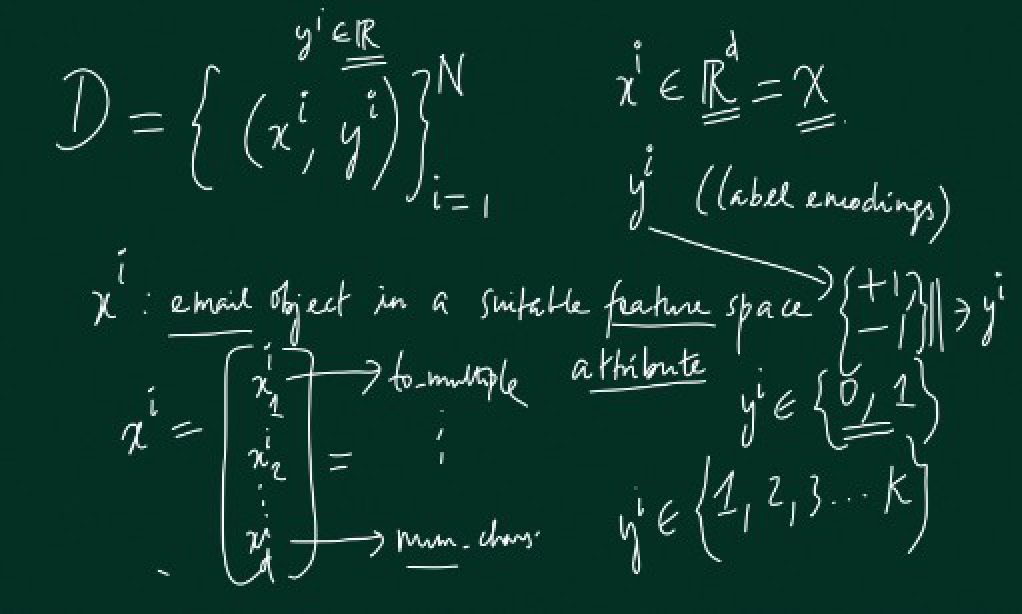
#> input picture data/ie643_lec02_page005.jpg, 2044 x 1228 px, found by its file name (shown at 1/2 size)
$ python preprocess.py
#> lines starting #> are read from the running program, lines starting #| are printed output that depends on the picture; after the words box and inside, x2 and y2 are one past the last pixel; in counts of white or black regions, pixels touching at a corner belong together
"""Stage 1: OpenCV preprocessing for handwritten note pages.

Produces a cropped, illumination-normalised, contrast-enhanced, denoised page
image ready for layout analysis (Stage 2) and VLM recognition (Stage 3).

Pipeline order:
    page crop/warp -> (optional) deskew -> resize -> illumination -> CLAHE -> denoise

Design notes
- We deliberately do NOT hard-binarize the output used for VLM training. Qwen2.5-VL
  consumes full colour/grayscale images, and binarization throws away shading,
  pen colour and diagram detail the VLM can use. `binarize()` is a debug view only.
- Deskew is OFF by default. Photos are already straightened by the page-boundary
  perspective warp, and the pages in our dataset are essentially upright. The
  projection-profile estimator below recovers a known tilt on dense ruled notebook
  pages but not on chalkboard equations (it measures text lines, which a board
  does not have), so it is opt-in (`deskew=True`) with a strict confidence gate.
  The earlier minAreaRect-of-all-ink estimator rotated ~80% of straight digital
  pages by up to ~14 degrees and was removed.
- Resizing happens before denoising: non-local-means is slow and the chalkboard
  frames are 7168 px wide.
"""
import cv2
import numpy as np


class NotesPreprocessor:
    def __init__(self, target_long_edge: int = 2000, deskew: bool = False,
                 normalize_illumination: bool = True):
        self.target_long_edge = target_long_edge
        self.deskew = deskew
        self.normalize_illumination = normalize_illumination

    def process(self, image_path: str) -> np.ndarray:
        return self.process_with_info(image_path)[0]

    def process_with_info(self, image_path: str):
        """Return (image, info). `info` records what each step did, for QA reports."""
#> called with image_path = 'data/raw_scans/ie643_lec02_page005.jpg'
        img = cv2.imread(image_path)
#> img is the input picture: shape (1228, 2044, 3); mean B, G, R 42.8, 55, 13
        if img is None:
            raise FileNotFoundError(image_path)
        info = {"in_w": img.shape[1], "in_h": img.shape[0]}
        img = self._remove_borders(img, info)
        img = self._correct_skew(img, info)
        img = self._normalize_resolution(img, info)
        img = self._flatten_illumination(img, info)
        img = self._enhance_contrast(img)
        img = self._denoise(img)
        info["out_w"], info["out_h"] = img.shape[1], img.shape[0]
        return img, info

    # [9 lines left out: function binarize, not called in this run]

    # ---- step 1: background removal -------------------------------------------------

    def _remove_borders(self, img: np.ndarray, info: dict) -> np.ndarray:
        """Crop to just the page, discarding desk/hand/background clutter.

        Tries real document-boundary detection first (Canny edges, close gaps, fit a
        rotated rectangle, perspective-warp it flat). Falls back to a brightness
        bounding-box crop when no confident page boundary exists (chalkboard frames
        and digital-ink pages have no physical page edge to find).
        """
        quad, frac = self._find_page_quad(img)
        info["page_frac"] = round(frac, 3)
        if quad is not None:
            info["crop"] = "quad"
            return self._warp_to_quad(img, quad)
        info["crop"] = "brightness"
        if cv2.cvtColor(img, cv2.COLOR_BGR2GRAY).mean() >= 100:
            img, removed = self._whiten_background(img)
            info["bg_removed"] = round(removed, 3)
            if removed:
                info["crop"] = "whiten+brightness"
        return self._crop_by_brightness(img)

    # [25 lines left out: function _whiten_background, not called in this run]

    def _find_page_quad(self, img: np.ndarray, min_area_frac: float = 0.8,
                        min_aspect: float = 0.6, margin: float = 0.02):
        """Rotated bounding rectangle of the largest edge shape, or (None, frac).

        Real photos rarely give a clean unbroken 4-corner outline (busy background
        texture fragments the page edge), so we close small gaps first and fit a
        rotated rect rather than requiring exactly 4 polygon corners.
        """
#> called with min_area_frac = 0.8, min_aspect = 0.6, margin = 0.02
        gray = cv2.cvtColor(img, cv2.COLOR_BGR2GRAY)
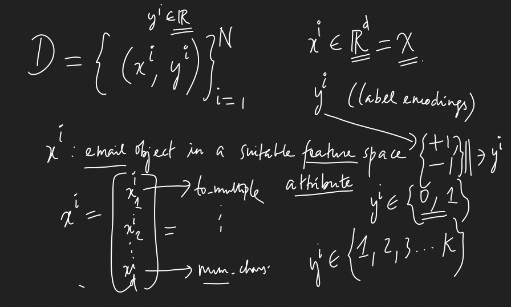
#> gray: shape (1228, 2044) (shown at 1/4 size); min 17, max 255, mean 40.8
#> in _remove_borders, `quad, frac = self._find_page_quad(img)`: frac = 0
        if gray.mean() < 100:
            # Dark background = chalkboard frame or dark-mode screenshot: there is no
            # physical page edge, and the largest edge shape is just a block of strokes.
            # Warping to it cropped away most of the board on some pages.
            return None, 0.0
        blurred = cv2.GaussianBlur(gray, (5, 5), 0)
        edges = cv2.Canny(blurred, 30, 100)
        edges = cv2.morphologyEx(edges, cv2.MORPH_CLOSE, np.ones((15, 15), np.uint8))
        contours, _ = cv2.findContours(edges, cv2.RETR_EXTERNAL, cv2.CHAIN_APPROX_SIMPLE)
        if not contours:
            return None, 0.0
        c = max(contours, key=cv2.contourArea)
        (_, _), (w, h), _ = rect = cv2.minAreaRect(c)
        frac = w * h / (img.shape[0] * img.shape[1])
        if frac < min_area_frac:
            return None, frac  # too small to plausibly be the whole page
        if min(w, h) / max(w, h) < min_aspect:
            return None, frac  # not page-shaped: part of a page, or page plus clutter
        # Grow the fitted rectangle a little: it hugs the paper edge, and writing that
        # runs to the edge was being clipped (last line of ie802_notes_page033).
        (cx, cy), _, angle = rect
        rect = ((cx, cy), (w * (1 + 2 * margin), h * (1 + 2 * margin)), angle)
        return cv2.boxPoints(rect).astype("float32"), frac

    # [16 lines left out: function _warp_to_quad, not called in this run]

    def _crop_by_brightness(self, img: np.ndarray) -> np.ndarray:
        gray = cv2.cvtColor(img, cv2.COLOR_BGR2GRAY)
        _, thresh = cv2.threshold(gray, 0, 255, cv2.THRESH_BINARY + cv2.THRESH_OTSU)
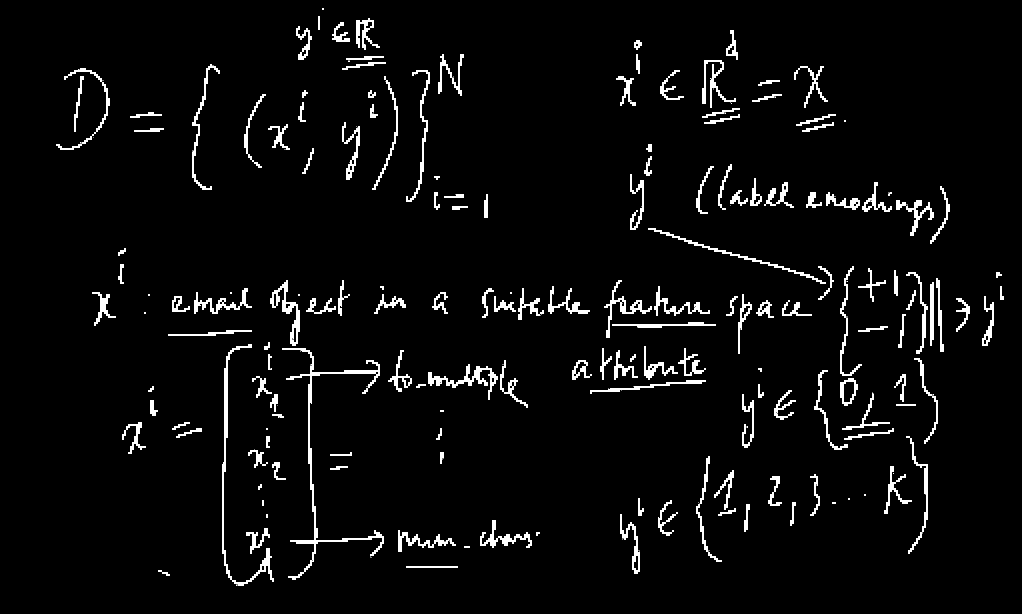
#> thresh: shape (1228, 2044) (shown at 1/2 size); 4.2% white; 222 white regions (65 under 20 px), largest, box (x1, y1, x2, y2) and area: (564, 696, 768, 1160) 5709, (444, 688, 548, 1172) 3960, (856, 728, 996, 800) 2350
        coords = cv2.findNonZero(255 - thresh if thresh.mean() > 127 else thresh)
#> coords = contour of 105992 points, box (x1, y1, x2, y2) (112, 16, 2008, 1172), area 572399
        if coords is None:
            return img
        x, y, w, h = cv2.boundingRect(coords)
#> x = 112; y = 16; w = 1896; h = 1156
        pad = int(0.01 * max(w, h))
#> pad = 18
        x0, y0 = max(0, x - pad), max(0, y - pad)
#> x0 = 94; y0 = 0
        x1, y1 = min(img.shape[1], x + w + pad), min(img.shape[0], y + h + pad)
#> x1 = 2026; y1 = 1190
        return img[y0:y1, x0:x1]
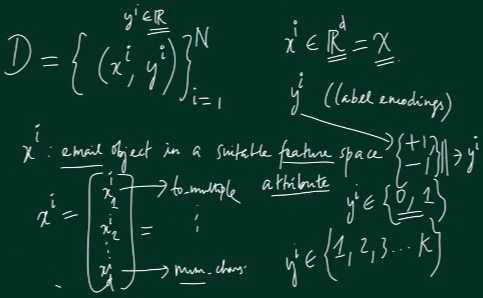
#> returned value: shape (1190, 1932, 3) (shown at 1/4 size); mean of channels 0, 1, 2 43.5, 55.7, 13.8; drawn as B, G, R

    # ---- step 2: skew ---------------------------------------------------------------

    # [26 lines left out: function estimate_skew, not called in this run]

    def _correct_skew(self, img: np.ndarray, info: dict, min_gain: float = 1.3,
                      min_angle: float = 0.75) -> np.ndarray:
        info["skew_deg"] = 0.0
        if not self.deskew:
            return img
        angle, gain = self.estimate_skew(img)
        info["skew_gain"] = round(gain, 2)
        if abs(angle) < min_angle or gain < min_gain:
            return img
        info["skew_deg"] = angle
        h, w = img.shape[:2]
        M = cv2.getRotationMatrix2D((w // 2, h // 2), angle, 1.0)
        return cv2.warpAffine(img, M, (w, h), flags=cv2.INTER_CUBIC,
                              borderMode=cv2.BORDER_REPLICATE)

    # ---- step 3-6: resolution, illumination, contrast, noise ------------------------

    def _normalize_resolution(self, img: np.ndarray, info: dict) -> np.ndarray:
        h, w = img.shape[:2]
        scale = self.target_long_edge / max(h, w)
        info["scale"] = round(scale, 3)
        if abs(scale - 1.0) < 0.02:
            return img
        interp = cv2.INTER_AREA if scale < 1 else cv2.INTER_CUBIC
        return cv2.resize(img, (int(w * scale), int(h * scale)), interpolation=interp)
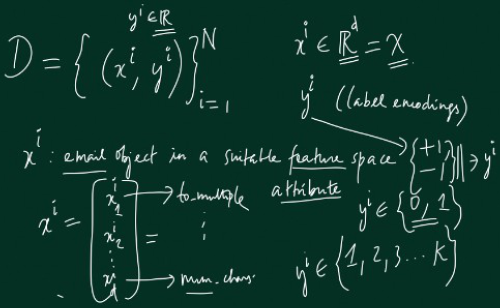
#> returned value: shape (1231, 2000, 3) (shown at 1/4 size); mean of channels 0, 1, 2 43.5, 55.6, 13.8; drawn as B, G, R

    def _flatten_illumination(self, img: np.ndarray, info: dict) -> np.ndarray:
        """Divide out the slowly varying paper brightness (shadows, uneven light).

        Skipped for dark backgrounds (chalkboards are fairly uniform and the division
        assumes dark ink on light paper).
        """
        info["illum"] = False
        if not self.normalize_illumination:
            return img
        if cv2.cvtColor(img, cv2.COLOR_BGR2GRAY).mean() < 127:
            return img
        k = max(31, (min(img.shape[:2]) // 30) | 1)
        kernel = cv2.getStructuringElement(cv2.MORPH_ELLIPSE, (k, k))
        background = cv2.medianBlur(cv2.morphologyEx(img, cv2.MORPH_CLOSE, kernel), k)
        info["illum"] = True
        return cv2.divide(img, background, scale=255)

    def _enhance_contrast(self, img: np.ndarray) -> np.ndarray:
        lab = cv2.cvtColor(img, cv2.COLOR_BGR2LAB)
#> lab: shape (1231, 2000, 3); mean of channels 0, 1, 2 51, 110.1, 131.6
        l, a, b = cv2.split(lab)
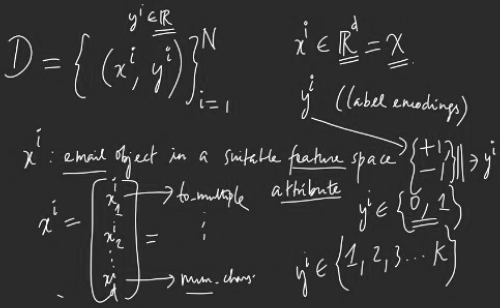
#> l: shape (1231, 2000) (shown at 1/4 size); min 0, max 255, mean 51
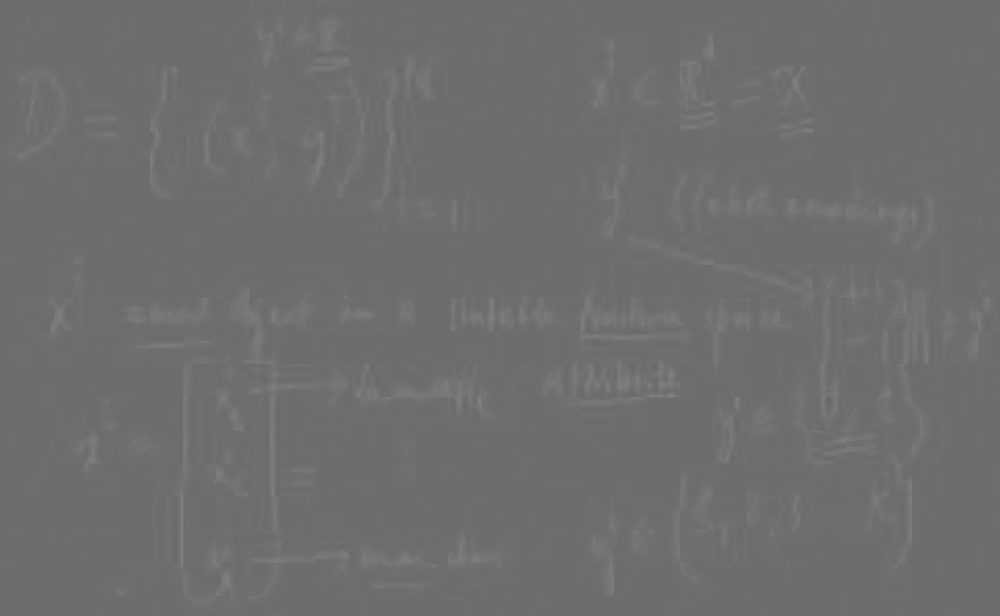
#> a: shape (1231, 2000) (shown at 1/2 size); min 104, max 133, mean 110.1
        clahe = cv2.createCLAHE(clipLimit=2.0, tileGridSize=(8, 8))
        l = clahe.apply(l)
        return cv2.cvtColor(cv2.merge((l, a, b)), cv2.COLOR_LAB2BGR)

    def _denoise(self, img: np.ndarray) -> np.ndarray:
        return cv2.fastNlMeansDenoisingColored(img, None, h=5, hColor=5,
                                               templateWindowSize=7, searchWindowSize=21)


if __name__ == "__main__":
    import sys
    src = sys.argv[1] if len(sys.argv) > 1 else "data/raw_scans/ie643_lec02_page005.jpg"
    dst = sys.argv[2] if len(sys.argv) > 2 else "data/processed/ie643_lec02_page005.jpg"

    pre = NotesPreprocessor()
    out, info = pre.process_with_info(src)
#> info = 9 items
    cv2.imwrite(dst, out)
    print(f"raw:       {src}")
    print(f"processed: {dst}  {out.shape}")
#| processed: data/processed/ie643_lec02_page005.jpg  (1231, 2000, 3)
    print(f"info:      {info}")
#| info:      {'in_w': 2044, 'in_h': 1228, 'page_frac': 0.0, 'crop': 'brightness', 'skew_deg': 0.0, 'scale': 1.035, 'illum': False, 'out_w': 2000, 'out_h': 1231}

$ run again, with data/ie643_lec02_page004.jpg copied over data/ie643_lec02_page005.jpg
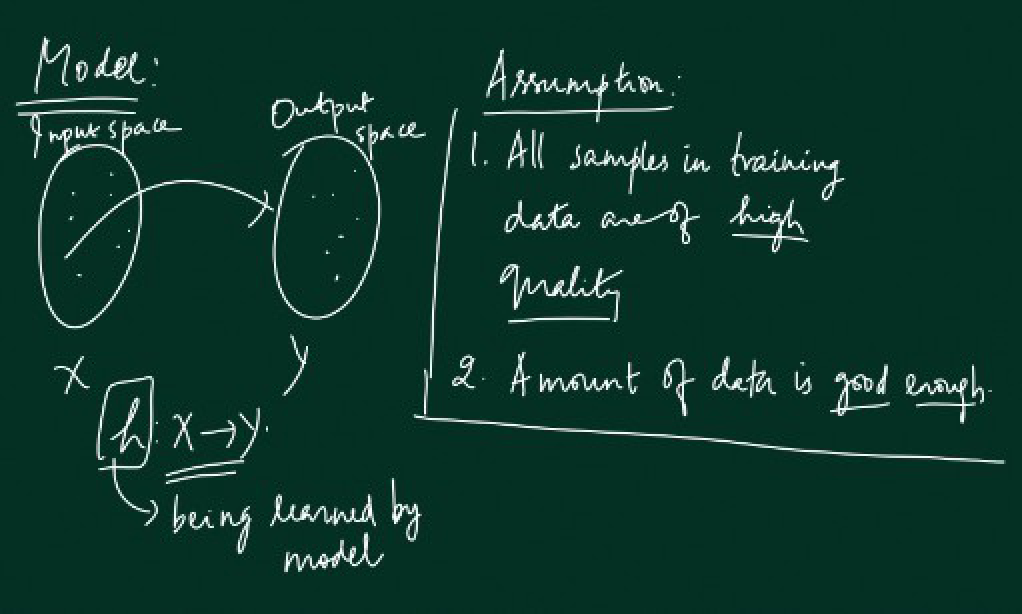
#> input picture data/ie643_lec02_page004.jpg, 2044 x 1228 px, found by its file name (shown at 1/2 size)
#> in process_with_info, img is the input picture: shape (1228, 2044, 3); mean B, G, R 43, 55.2, 13.2
#> frac = 0
#> in _crop_by_brightness, `_, thresh = cv2.threshold(gray, 0, 255, cv2.THRESH_BINARY + cv2.THRESH..`:
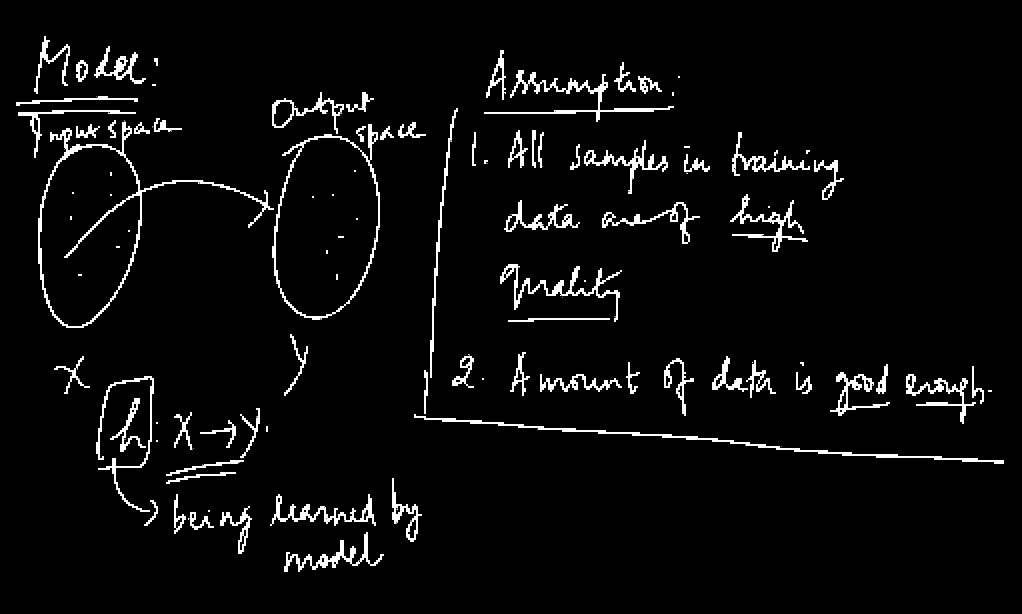
#> thresh: shape (1228, 2044) (shown at 1/2 size); 4.3% white; 155 white regions (73 under 20 px), largest, box (x1, y1, x2, y2) and area: (76, 244, 548, 656) 9339, (828, 828, 2008, 928) 6361, (544, 248, 760, 640) 5675
#> coords = contour of 106976 points, box (x1, y1, x2, y2) (32, 72, 2008, 1144), area 406552
#> in _crop_by_brightness, `x, y, w, h = cv2.boundingRect(coords)`: x = 32; y = 72; w = 1976; h = 1072
#> pad = 19
#> x0 = 13; y0 = 53
#> x1 = 2027; y1 = 1163
#> lab: shape (1110, 2014, 3); mean of channels 0, 1, 2 51.5, 110.1, 131.6
#> in _enhance_contrast, `l, a, b = cv2.split(lab)`:
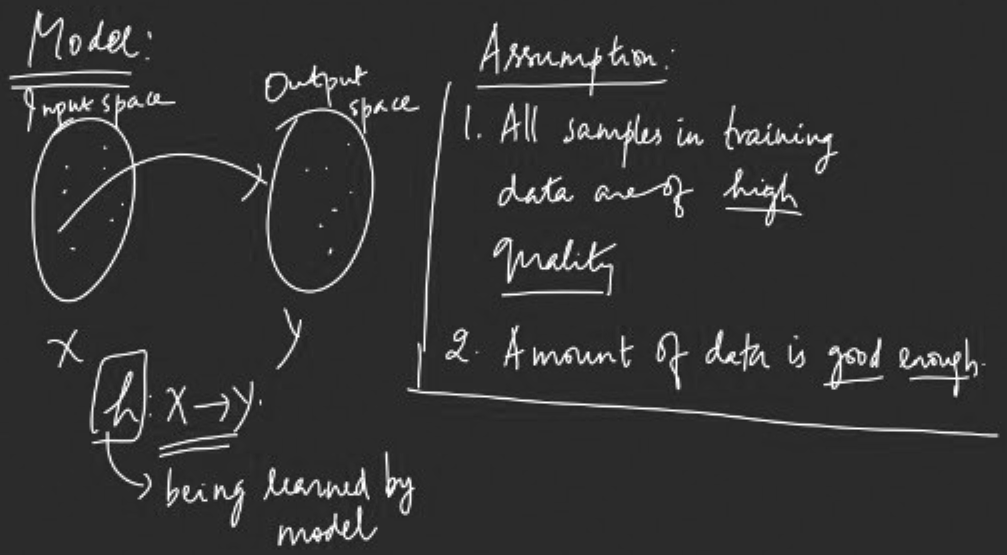
#> l: shape (1110, 2014) (shown at 1/2 size); min 18, max 255, mean 51.5
#> `out, info = pre.process_with_info(src)`: info = 9 items
#| processed: data/processed/ie643_lec02_page005.jpg  (1110, 2014, 3)
#| info:      {'in_w': 2044, 'in_h': 1228, 'page_frac': 0.0, 'crop': 'brightness', 'skew_deg': 0.0, 'scale': 0.993, 'illum': False, 'out_w': 2014, 'out_h': 1110}
